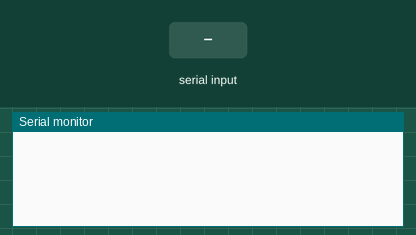
This sketch was run on a simulated Arduino Uno, built with avr-gcc and run on an emulated ATmega328P. On the bench: the last lines printed to the serial monitor. The test bench sets the inputs (shaded band).

Above: at 1.6 s.
1.7 s: "IDS:1,2,3\n" received over Serial
At 2.4 s:
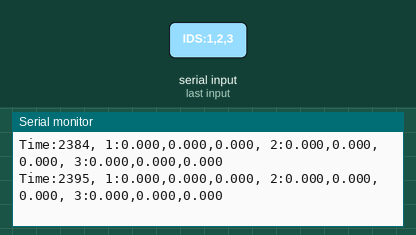
3.2 s: "IDS:\n" received over Serial
At 4.0 s:
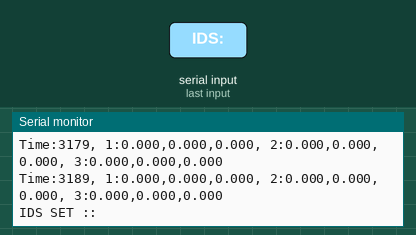
4.7 s: "ID:\n" received over Serial
At 5.8 s:
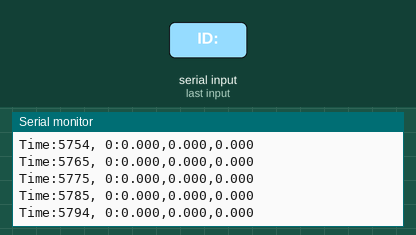

Measured:
- after the input at 1.7 s, the serial monitor: prints a new line at once (image 1)

The sketch:

Modified_Low_Level_control.ino
```cpp
/*********************************************************************************************************
  START OF THE CODE
*********************************************************************************************************/

#include <SPI.h>
#include <mcp_can.h>

/* ===== CAN setup ===== */
const int CS_PIN = 10;
MCP_CAN CAN(CS_PIN);
const byte EXT = 0;   // standard 11-bit
const byte LEN = 8;   // MIT frame 8 bytes

/* ===== MIT LIMITS (AK70-10) ===== */
#define P_MIN   -12.5f
#define P_MAX    12.5f
#define V_MIN   -50.0f
#define V_MAX    50.0f
#define KP_MIN    0.0f
#define KP_MAX  500.0f
#define KD_MIN    0.0f
#define KD_MAX    5.0f
#define T_MIN   -25.0f
#define T_MAX    25.0f

/* ===== ID list & per-ID command/state ===== */
#define MAX_IDS 8
int ids[MAX_IDS];             // Motor ID Index
int num_ids = 0;
int currentID = -1;           // Current Motor ID for Command

// per-ID 원하는 setpoint (PC에서 SEND POS:...로 갱신)
float posCmd[MAX_IDS] = {0};
float velCmd[MAX_IDS] = {0};
float kpCmd [MAX_IDS] = {0};
float kdCmd [MAX_IDS] = {0};
float torCmd[MAX_IDS] = {0};

// per-ID 최근 상태(수신) 저장
float pLast[MAX_IDS] = {0};
float vLast[MAX_IDS] = {0};
float tLast[MAX_IDS] = {0};

/* ===== Timers (us) =====
   CTRL_US: 라운드로빈으로 한 번에 "한 모터"에만 제어 프레임 송신.
            따라서 모터당 제어주파수 ≈ (1e6 / CTRL_US) / num_ids
   LOG_US : 한 줄/샘플 출력 주기(모든 모터 상태)
*/
const uint32_t CTRL_US = 2000;   // 총 500 Hz → 3모터면 모터당 ≈ 166 Hz
const uint32_t LOG_US  = 10000;  // 100 Hz 한 줄 출력 (필요시 20ms=50Hz로 낮추세요)
uint32_t tCtrl = 0, tLog = 0;
int rr = 0; // round-robin index

/* ===== UART command buffer ===== */
String cmd;

/*********************************************************************************************************
  MAIN SECTION
*********************************************************************************************************/

void setup() {
  /* ===== Begin Serial Communication ===== */
  Serial.begin(115200);
  delay(200);
  /* ===== Begin CAN Communication ===== */
  while (CAN.begin(MCP_ANY, CAN_1000KBPS, MCP_16MHZ) != CAN_OK) {
    delay(100);
  }
  CAN.setMode(MCP_NORMAL);
  delay(200);
  /* ===== Motor ID Initialization ===== */
  num_ids = 0;
  currentID = -1;
}

void loop() {
  // 1) PC 명령 비차단 처리
  if (Serial.available() > 0) {
    cmd = Serial.readStringUntil('\n');  // line-based
    cmd.trim();
    // 대소문자 혼합 명령을 위해 원본 유지, 키워드 비교는 대문자 복사로 처리
    parseCommand(cmd);
  }

  uint32_t now = micros();

  // 2) 라운드로빈 제어 송신
  if (num_ids > 0 && (now - tCtrl >= CTRL_US)) {
    tCtrl = now;
    int mid = ids[rr];
    int k = indexOfId(mid);
    if (k >= 0) {
      // setpoint는 per-ID 배열에서 꺼냄
      float p = posCmd[k], v = velCmd[k], kp = kpCmd[k], kd = kdCmd[k], tq = torCmd[k];
      SendToMotor(mid, p, v, kp, kd, tq);
    }
    rr = (rr + 1) % num_ids;
  }

  // 3) CAN 수신 프레임 싹 비우고 최신값 반영
  drainCanAndUpdate();

  // 4) 한 줄/샘플 출력
  if (now - tLog >= LOG_US) {
    tLog = now;
    if (num_ids > 0) {
      Serial.print("Time:"); Serial.print(millis()); // ms 기준
      for (int i = 0; i < num_ids; i++) {
        int mid = ids[i];
        int k = indexOfId(mid);
        Serial.print(", "); Serial.print(mid); Serial.print(":");
        if (k >= 0) {
          Serial.print(pLast[k], 3); Serial.print(",");
          Serial.print(vLast[k], 3); Serial.print(",");
          Serial.print(tLast[k], 3);
        } else {
          Serial.print("nan,nan,nan");
        }
      }
      Serial.println();
    }
  }
}

/*********************************************************************************************************
  COMMAND PARASE SECTION
*********************************************************************************************************/

void parseCommand(const String& sOriginal) {
  String s = sOriginal;
  String up = sOriginal; up.toUpperCase();

  // IDS:1,2,3
  if (up.startsWith("IDS:")) {
    setIds(s);                  // 원본 문자열로 파싱(숫자)
    return;
  }

  // ID: <n> (현재 선택 ID)
  if (up.startsWith("ID:")) {
    int sel = s.substring(3).toInt();
    // 리스트에 없으면 자동 추가(최대 MAX_IDS)
    int idx = indexOfId(sel);
    if (idx < 0 && num_ids < MAX_IDS) {
      ids[num_ids++] = sel;
      idx = num_ids - 1;
      // 기본 setpoint 0으로 초기화
      posCmd[idx] = velCmd[idx] = kpCmd[idx] = kdCmd[idx] = torCmd[idx] = 0.0f;
    }
    currentID = sel;
    Serial.print("MOTOR ID :: "); Serial.println(currentID);
    return;
  }

  // ON / OFF / ORIGIN / ON ALL / OFF ALL / ORIGIN ALL
  if (up == "ON ALL") {
    for (int i = 0; i < num_ids; i++) EnterMotorMode(ids[i]);
    Serial.println("Motor Mode :: ON ALL");
    return;
  }
  if (up == "OFF ALL") {
    for (int i = 0; i < num_ids; i++) ExitMotorMode(ids[i]);
    Serial.println("Motor Mode :: OFF ALL");
    return;
  }
  if (up == "ORIGIN ALL") {
    for (int i = 0; i < num_ids; i++) ZeroMode(ids[i]);
    Serial.println("SET ORIGIN ALL");
    return;
  }

  if (up == "ON") {
    if (currentID >= 0) { EnterMotorMode(currentID); Serial.println("Motor Mode :: ON"); }
    return;
  }
  if (up == "OFF") {
    if (currentID >= 0) { ExitMotorMode(currentID); Serial.println("Motor Mode :: OFF"); }
    return;
  }
  if (up == "ORIGIN") {
    if (currentID >= 0) { ZeroMode(currentID); Serial.println("SET ORIGIN"); }
    return;
  }

  // SEND POS:...,VEL:...,KP:...,KD:...,TOR:...
  if (up.startsWith("SEND POS:")) {
    if (currentID < 0) return;
    int k = indexOfId(currentID);
    if (k < 0) return;

    float pos = parseValue(up, "POS:");
    float vel = parseValue(up, "VEL:");
    float kp  = parseValue(up, "KP:");
    float kd  = parseValue(up, "KD:");
    float tor = parseValue(up, "TOR:");

    // NaN 방지: parseValue 실패시 0 반환 → 그대로 사용(원하시면 유지정책으로 바꿔도 됨)
  if (hasKey(up, "POS:")) posCmd[k] = pos;
  if (hasKey(up, "VEL:")) velCmd[k] = vel;
  if (hasKey(up, "KP:"))  kpCmd[k]  = kp;
  if (hasKey(up, "KD:"))  kdCmd[k]  = kd;
  if (hasKey(up, "TOR:")) torCmd[k] = tor;
    // 즉시 송신을 원하면 여기서 SendToMotor(currentID, ...)를 한 번 더 호출해도 됨.
    return;
  }

  if (up == "GET") {
    if (currentID >= 0) {
      int k = indexOfId(currentID);
      if (k >= 0) {
        Serial.print("Position:");  Serial.print(pLast[k], 3);
        Serial.print(",Velocity:"); Serial.print(vLast[k], 3);
        Serial.print(",Torque:");   Serial.println(tLast[k], 3);
      }
    }
    return;
  }
}

/* ====== IDS list parsing ====== */
void setIds(String s) {
  // s: "IDS:1,2,3"
  s.trim();
  // 대문자/소문자 혼용 허용
  int colon = s.indexOf(':');
  if (colon < 0) return;
  String list = s.substring(colon + 1);
  list.trim();

  // reset
  num_ids = 0;
  currentID = -1;

  while (list.length() && num_ids < MAX_IDS) {
    int p = list.indexOf(',');
    String tok = (p == -1) ? list : list.substring(0, p);
    tok.trim();
    int val = tok.toInt();
    if (val > 0) {
      ids[num_ids] = val;
      // 기본 setpoint 0
      posCmd[num_ids] = velCmd[num_ids] = kpCmd[num_ids] = kdCmd[num_ids] = torCmd[num_ids] = 0.0f;
      // 최근 상태도 0
      pLast[num_ids]  = vLast[num_ids]  = tLast[num_ids]  = 0.0f;
      num_ids++;
    }
    if (p == -1) break;
    list = list.substring(p + 1);
  }

  if (num_ids > 0) currentID = ids[0];

  Serial.print("IDS SET :: ");
  for (int i = 0; i < num_ids; i++) {
    Serial.print(ids[i]);
    if (i != num_ids - 1) Serial.print(",");
  }
  Serial.println();
}

int indexOfId(int mot_id) {
  for (int i = 0; i < num_ids; i++) {
    if (ids[i] == mot_id) return i;
  }
  return -1;
}

/*********************************************************************************************************
  MOTOR MODE SECTION
*********************************************************************************************************/

// MOTOR TURN ON
void EnterMotorMode(int mot_id) {
  byte data[8] = {0xFF,0xFF,0xFF,0xFF,0xFF,0xFF,0xFF,0xFC};
  CAN.sendMsgBuf(mot_id, EXT, LEN, data);
}

// MOTOR TURN OFF
void ExitMotorMode(int mot_id) {
  byte data[8] = {0xFF,0xFF,0xFF,0xFF,0xFF,0xFF,0xFF,0xFD};
  CAN.sendMsgBuf(mot_id, EXT, LEN, data);
}

// MOTOR SET ORIGIN
void ZeroMode(int mot_id) {
  byte data[8] = {0xFF,0xFF,0xFF,0xFF,0xFF,0xFF,0xFF,0xFE};
  CAN.sendMsgBuf(mot_id, EXT, LEN, data);
}

/*********************************************************************************************************
  CAN COMMUNICATION SECTION
*********************************************************************************************************/

// SEND POS, VEL, KP, KD, TOR TO MOTOR
void SendToMotor(int mot_id, float pos, float vel, float kp, float kd, float torq) {
  byte data[8];
  unsigned int con_pos = float_to_uint(constrain(pos, P_MIN, P_MAX), P_MIN, P_MAX, 16);
  unsigned int con_vel = float_to_uint(constrain(vel, V_MIN, V_MAX), V_MIN, V_MAX, 12);
  unsigned int con_kp  = float_to_uint(constrain(kp,  KP_MIN, KP_MAX), KP_MIN, KP_MAX, 12);
  unsigned int con_kd  = float_to_uint(constrain(kd,  KD_MIN, KD_MAX), KD_MIN, KD_MAX, 12);
  unsigned int con_torq= float_to_uint(constrain(torq,T_MIN, T_MAX), T_MIN, T_MAX, 12);
  data[0] = con_pos >> 8;
  data[1] = con_pos & 0xFF;
  data[2] = con_vel >> 4;
  data[3] = ((con_vel & 0xF) << 4) | (con_kp >> 8);
  data[4] = con_kp & 0xFF;
  data[5] = con_kd >> 4;
  data[6] = ((con_kd & 0xF) << 4) | (con_torq >> 8);
  data[7] = con_torq & 0xFF;
  CAN.sendMsgBuf(mot_id, EXT, LEN, data);
}

// Read CAN Receive Frame to Update Table
void drainCanAndUpdate() {
  byte dat[8];
  while (CAN.checkReceive() == CAN_MSGAVAIL) {
    unsigned long rxId; byte rxExt; byte rxLen;
    CAN.readMsgBuf(&rxId, &rxExt, &rxLen, dat);  // 지역 변수 사용! 전역 덮어쓰기 금지

    int k = indexOfId((int)rxId);
    if (k < 0) continue;

    float pos_out = uint_to_float((dat[1] << 8) | dat[2], P_MIN, P_MAX, 16);
    float vel_out = uint_to_float((dat[3] << 4) | (dat[4] >> 4), V_MIN, V_MAX, 12);
    float tor_out = uint_to_float(((dat[4] & 0xF) << 8) | dat[5], T_MIN, T_MAX, 12);

    pLast[k] = pos_out;
    vLast[k] = vel_out;
    tLast[k] = tor_out;
  }
}

/* ===================== Helpers ===================== */
float parseValue(const String& input, const String& key) {
  int startIndex = input.indexOf(key);
  if (startIndex == -1) return 0.0f;
  int begin = startIndex + key.length();
  int comma = input.indexOf(",", begin);
  if (comma == -1) comma = input.length();
  String ss = input.substring(begin, comma);
  ss.trim();
  return (float) ss.toFloat();
}

// CONVERT FLOAT TO UNSIGNED INT
unsigned int float_to_uint(float x, float x_min, float x_max, int bits) {
  float span = x_max - x_min;
  float offset = x_min;
  if(bits == 12) return (unsigned int)((x - offset) * 4095.0 / span);
  if(bits == 16) return (unsigned int)((x - offset) * 65535.0 / span);
  return 0;
}

// CONVERT UNSIGNED INT TO FLOAT
float uint_to_float(unsigned int x_int, float x_min, float x_max, int bits) {
  float span = x_max - x_min;
  float offset = x_min;
  if(bits == 12) return ((float)x_int) * span / 4095.0 + offset;
  if(bits == 16) return ((float)x_int) * span / 65535.0 + offset;
  return 0;
}

bool hasKey(const String& up, const String& key) {
  return up.indexOf(key) >= 0;
  }

/*********************************************************************************************************
  END OF THE CODE & FILE
*********************************************************************************************************/
```
